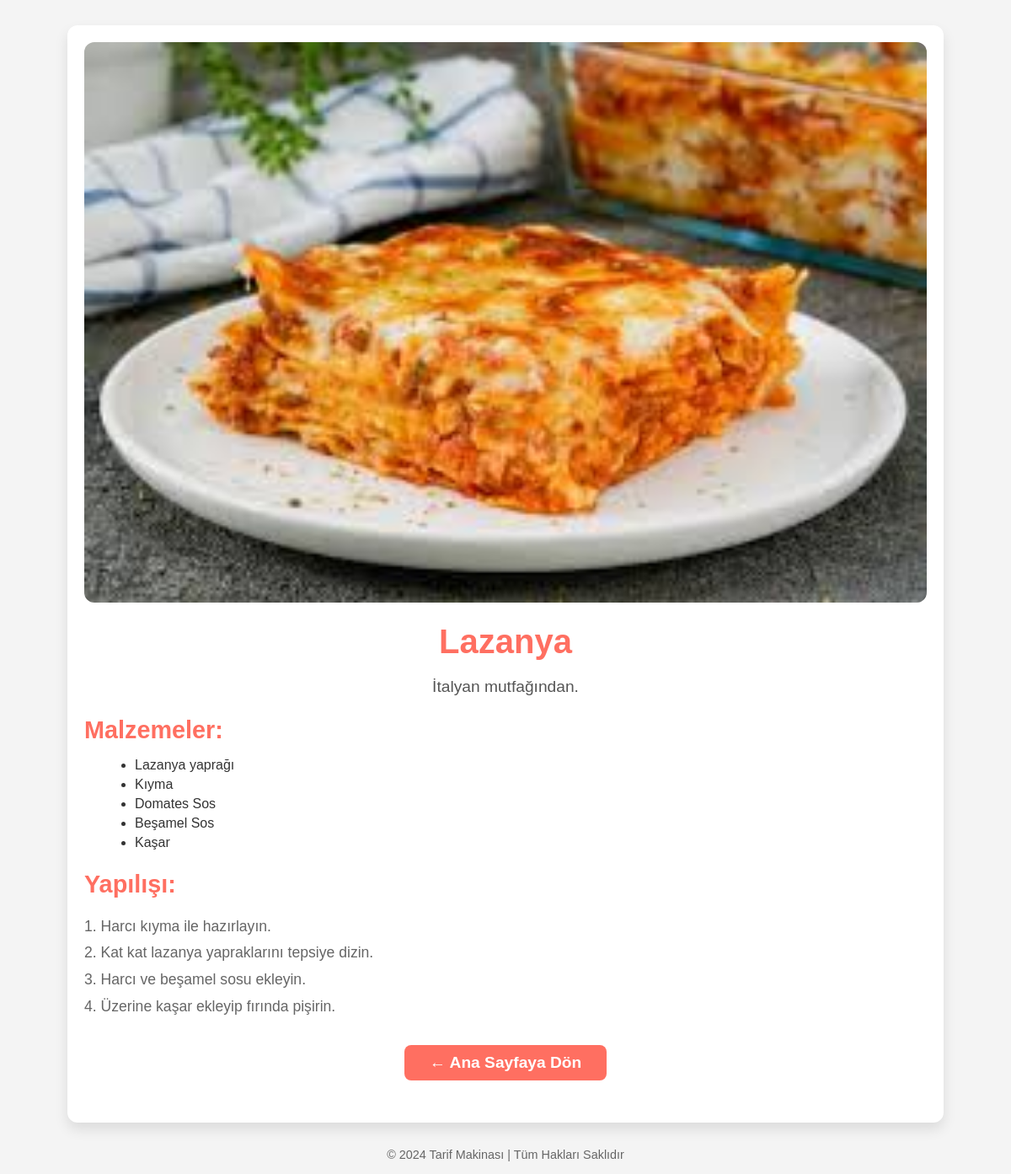
The app's page /details.php?id=3 with its own data.
### tables this page shows
CREATE TABLE `tarifler` (
  `id` int(11) NOT NULL,
  `isim` varchar(255) NOT NULL,
  `aciklama` text NOT NULL,
  `resim` varchar(255) NOT NULL
);

### details.php (the view, shortened to what this page needs)
<?php
$host = "localhost";
$user = "root";
$pass = "";
$dbname = "tarif_makinesi";
$conn = new mysqli($host, $user, $pass, $dbname);
if (isset($_GET['id'])) {
    $tarif_id = intval($_GET['id']);
    $sql = "SELECT * FROM tarifler WHERE id = ?";
    $stmt = $conn->prepare($sql);
    $stmt->bind_param("i", $tarif_id);
    $stmt->execute();
    $result = $stmt->get_result();
    if ($result && $result->num_rows > 0) {
        $tarif = $result->fetch_assoc();
    } else {
        die("<h1 style='text-align: center; color: red;'>Tarif bulunamadı!</h1>");
    }
} else {
    die("<h1 style='text-align: center; color: red;'>Geçersiz tarif isteği!</h1>");
}
?>
<!DOCTYPE html>
<html lang="tr">
<head>
</head>
<body>
    <div class="container">
        <img class="tarif-img" src="<?php echo htmlspecialchars($tarif['resim']); ?>" alt="<?php echo htmlspecialchars($tarif['isim']); ?>">
        <h1><?php echo htmlspecialchars($tarif['isim']); ?></h1>
        <p class="tarif-aciklama"><?php echo htmlspecialchars($tarif['aciklama']); ?></p>
        <div class="malzemeler">
            <h2>Malzemeler:</h2>
            <ul>
                <?php
                $malzemeler = explode(",", $tarif['malzemeler']);
                foreach ($malzemeler as $malzeme) {
                    echo "<li>" . htmlspecialchars($malzeme) . "</li>";
                }
                ?>
            </ul>
        </div>
        <div class="yapilis">
            <h2>Yapılışı:</h2>
            <p><?php echo nl2br(htmlspecialchars($tarif['yapilis'])); ?></p>
        </div>
        <a href="index.php" class="back-btn">← Ana Sayfaya Dön</a>
    </div>
    <footer>
        <p>&copy; 2024 Tarif Makinası | Tüm Hakları Saklıdır</p>
    </footer>
</body>
</html>

### details.php (style rules this page uses)
body { font-family: 'Poppins', Arial, sans-serif; margin: 0; padding: 0; background-color: #f4f4f4; }
.container { max-width: 1000px; margin: 30px auto; padding: 20px; background-color: #ffffff; border-radius: 12px; box-shadow: 0 8px 16px rgba(0, 0, 0, 0.1); overflow: hidden; }
.tarif-img { width: 100%; height: auto; border-radius: 12px; }
h1 { text-align: center; color: #ff6f61; margin: 20px 0; font-size: 2.5rem; }
.tarif-aciklama { text-align: center; font-size: 1.2rem; color: #555; margin-bottom: 20px; }
.malzemeler, .yapilis { margin: 20px 0; }
.malzemeler h2, .yapilis h2 { color: #ff6f61; font-size: 1.8rem; margin-bottom: 10px; }
.malzemeler ul { list-style-type: disc; margin-left: 20px; }
.malzemeler ul li { font-size: 1rem; color: #333; margin-bottom: 5px; }
.yapilis p { font-size: 1.1rem; color: #666; line-height: 1.8; }
.back-btn { display: block; text-align: center; margin: 30px auto; padding: 10px 20px; background-color: #ff6f61; color: white; text-decoration: none; border-radius: 8px; font-size: 1.2rem; font-weight: bold; transition: all 0.3s ease; max-width: 200px; }
footer { text-align: center; margin-top: 30px; font-size: 0.9rem; color: #666; }

### records on screen
tarifler: resim (picture), isim "Lazanya", aciklama "İtalyan mutfağından.", malzemeler "Lazanya yaprağı", malzemeler "Kıyma", malzemeler "Domates Sos", malzemeler "Beşamel Sos", malzemeler "Kaşar", yapilis "1. Harcı kıyma ile hazırlayın. 2. Kat kat lazanya yapraklarını tepsiye dizin. 3. Harcı ve beşamel sosu ekleyin. 4. Üzerine kaşar ekleyip fırında pişirin."
